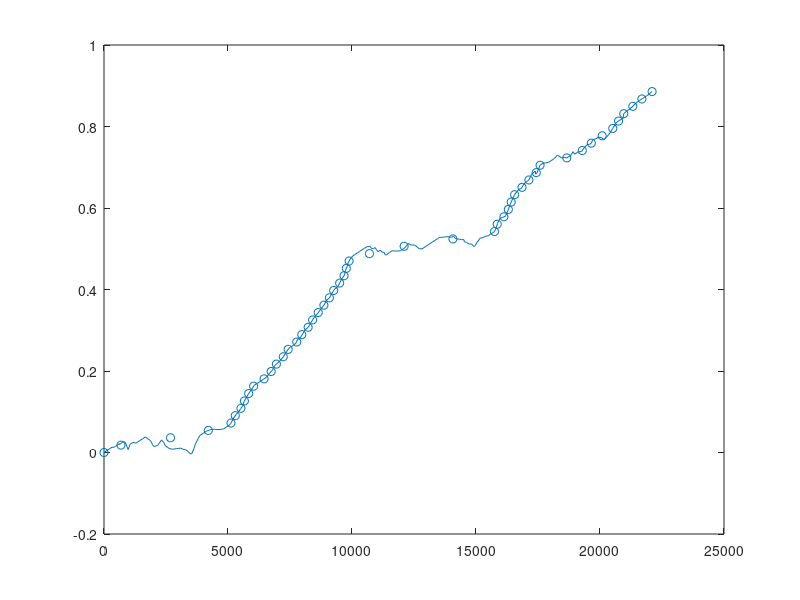

Recreate this plot in MATLAB.
clear
load tokyo
w = 0.04*s+h;
ww = w./1e3;
ws = linspace(0,max(ww),50);
ss = interp1(ww,s,ws,'linear');
plot(s,ww)
hold on
scatter(ss,ws)
% for i = 1: length(ws)
%     wi = ws(i);
%     dist = abs(wi-ww);
%     [~, I] = sort(dist);
%     twoS = s(I(1:2));
%     smin = min(twoS);
%     smax = max(twoS);
%     twoW = ww(I(1:2));
%     wmin = min(twoW);
%     wmax = max(twoW);
% %     wmin = ww(s==smin);
% %     wmax = ww(s==smax);
% 
%     if abs(wmax-wmin) <1e-1
%         si = (smax+smin)/2;
%     else
%         si = (smax - smin)*wi/(wmax-wmin);
%     end
%     ss = [ss, si];
% end